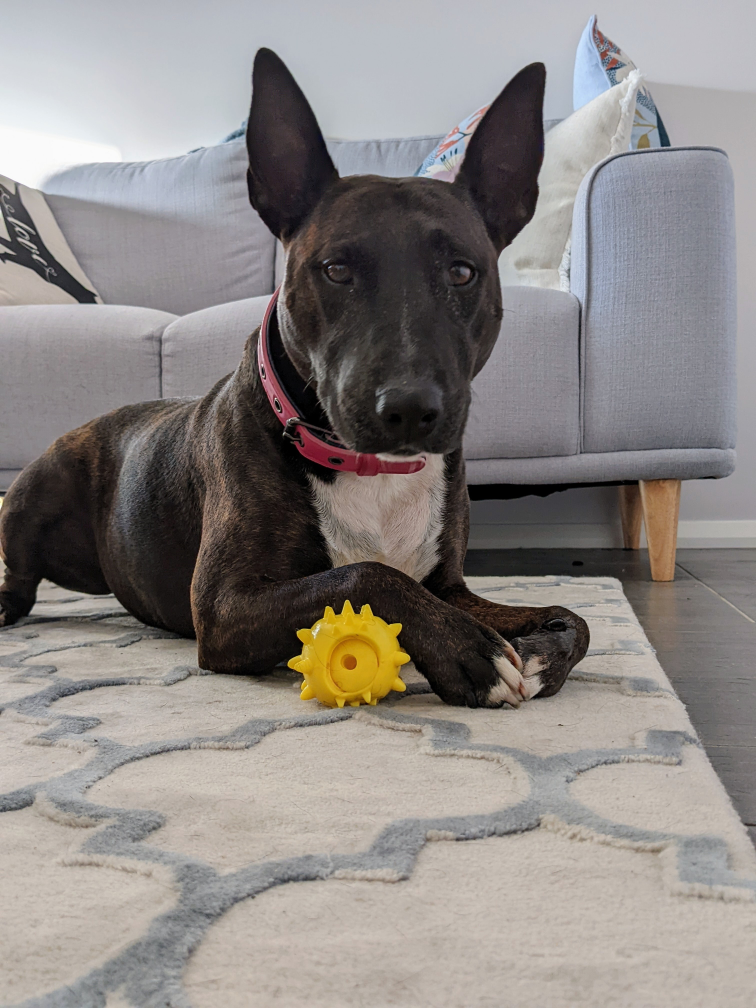
#> input picture sample_1.jpg, 3024 x 4032 px (shown at 1/4 size)
$ python main.py ../sample_1.jpg
#> lines starting #> are read from the running program, lines starting #| are printed output that depends on the picture
### src/image.py
from PIL import Image as PILImage

class Image:
    def __init__(self, image: PILImage.Image):
        self.image = image
        self.width, self.height = image.size

    def resize(self, width: int, height: int) -> 'Image':
        """Resizes an image to be 'inside' the bounding box of width and height, preserving dimensions."""
        resized_image = self.image.copy()
        resized_image.thumbnail((width, height), PILImage.Resampling.LANCZOS)
        return Image(resized_image)

    def extract(self, left: int, top: int, width: int, height: int) -> 'Image':
        """Extracts a region from the image."""
        if left + width > self.width or top + height > self.height:
            raise ValueError("Invalid extract")

        cropped_image = self.image.crop((left, top, left + width, top + height))
        return Image(cropped_image)

    def save(self, path: str) -> None:
        """Saves the image to the specified path."""
        self.image.save(path)

    @classmethod
    def open(cls, path: str) -> 'Image':
        """Creates an ImageHandler instance from an image file."""
#> called with path = '../sample_1.jpg'
        image = PILImage.open(path)
#> image is the input picture: PIL image 3024x4032 RGB; mean R, G, B 139.4, 134.3, 131.6
        return cls(image)

### src/produce_tiles.py
import math
import os
from .image import Image
from .utilities import get_image_name, prepare_level_directory

def get_number_of_levels_for_image(width: int, height: int) -> int:
    max_dimension = max(width, height)
    return math.ceil(1 + math.log10(max_dimension))

def produce_tiles(
        image: Image,
        output_path: str,
        max_tile_dimension: int,
):
#> called with output_path = './tiled-image', max_tile_dimension = 256
    width = image.width
#> width = 3024
    height = image.height
#> height = 4032
    max_dimension = max(width, height)
#> max_dimension = 4032
    number_of_levels = get_number_of_levels_for_image(width, height)
#> number_of_levels = 5

    print(f"Number of levels expected: {number_of_levels}")
#| Number of levels expected: 5

    for tile_level in range(number_of_levels):
        # because tileLevels start at 0 and not 1 we need to subtract 1 in order to have 1*1 pixel at the lowest level
        # and the levelMaxDimension at the highest level equal to the full resolution of the image
        level_max_dimension = math.ceil(
            max_dimension / 2 ** (number_of_levels - 1 - tile_level)
        )
        tile_level_directory = prepare_level_directory(output_path, tile_level)

        # TODO: should handle rectangles to get ratio of sides
        level_width = level_max_dimension
        level_height = level_max_dimension

        resized = image.resize(level_width, level_height)

        # TODO: if the max dimension is greater than the maximum allowed tile size cut it up into tiles
        if level_max_dimension >= max_tile_dimension:
            extracted = resized.extract(
                0, 0, max_tile_dimension, max_tile_dimension
            )
            extracted.save(os.path.join(tile_level_directory, get_image_name(0, 0)))
        else:
            resized.save(os.path.join(tile_level_directory, get_image_name(0, 0)))
#> this loop made 5 passes
#> pass 1, in __init__ (call 2), `self.image = image`:
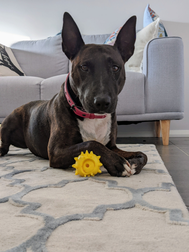
#> self.image: PIL image 189x252 RGB; mean R, G, B 139.5, 134.3, 131.7
#> pass 2, in __init__ (call 3), `self.image = image`:
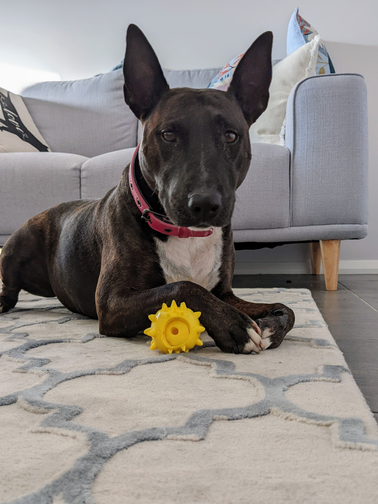
#> self.image: PIL image 378x504 RGB; mean R, G, B 139.5, 134.3, 131.7
#> pass 2, in extract, `cropped_image = self.image.crop((left, top, left + width, top + height))`:
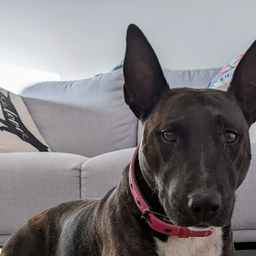
#> cropped_image: PIL image 256x256 RGB; mean R, G, B 125.5, 121.9, 124.4

### src/utilities.py
import os
import shutil

def setup_output_dir(path: str) -> None:
    """Sets up the output directory, clearing it if it exists."""
    if os.path.exists(path):
        shutil.rmtree(path)
    os.makedirs(path)

def prepare_level_directory(output_path: str, level: int) -> str:
    """Creates and returns the path for a specific tile level directory."""
    tile_level_directory = os.path.join(output_path, str(level))
    os.makedirs(tile_level_directory)
    return tile_level_directory

def get_image_name(x: int, y: int) -> str:
    """Returns the filename for a tile at coordinates (x, y)."""
    return f"{x}_{y}.png"

### src/main.py
import sys
import os
from .image import Image
from .utilities import setup_output_dir
from .produce_tiles import produce_tiles

OUTPUT_DIRECTORY = "./tiled-image"
MAX_TILE_DIMENSION_PIXELS = 256

def parse_args(args):
    """Parse and validate command line arguments."""
    if not args:
        raise ValueError("Must pass path to image as first argument to script.")

    image_path = args[0]
    if not os.path.exists(image_path):
        raise ValueError(f"Path {image_path} does not exist. Please check the path and try again.")

    return image_path

def main():
    """Main entry point for the image tiling script."""
    try:
        image_path = parse_args(sys.argv[1:])
        setup_output_dir(OUTPUT_DIRECTORY)
        image = Image.open(image_path)
        produce_tiles(image, OUTPUT_DIRECTORY, MAX_TILE_DIMENSION_PIXELS)
    except Exception as e:
        print(str(e))
        sys.exit(1)

if __name__ == "__main__":
    main()

$ run again, on sample_0.png
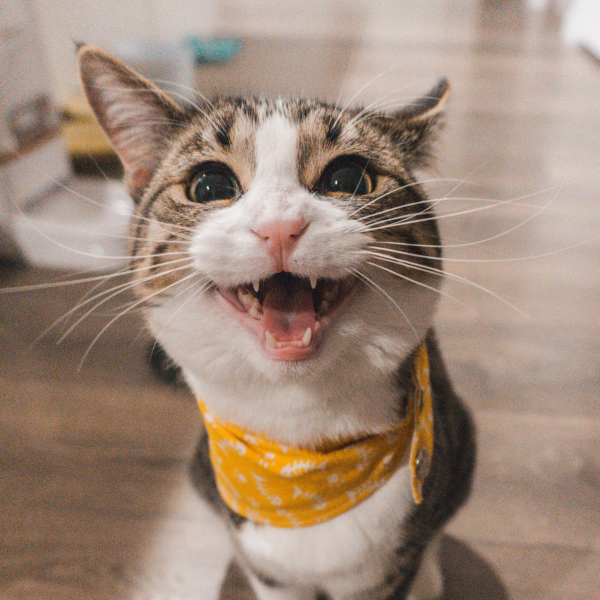
#> input picture sample_0.png, 1200 x 1200 px (shown at 1/2 size)
#> in open, image is the input picture: PIL image 1200x1200 RGBA; mean R, G, B, A 159, 136.5, 120.8, 255
#| Number of levels expected: 5
#> the loop in produce_tiles, `for tile_level in range(number_of_levels):` made 5 passes
#> pass 1, in __init__ (call 2), `self.image = image`:
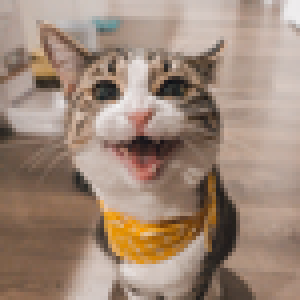
#> self.image: PIL image 75x75 RGBA (shown 4 times larger); mean R, G, B, A 159, 136.5, 120.8, 255
#> pass 3, in extract, `cropped_image = self.image.crop((left, top, left + width, top + height))`:
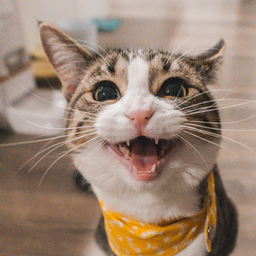
#> cropped_image: PIL image 256x256 RGBA; mean R, G, B, A 155.2, 132.2, 115.5, 255
